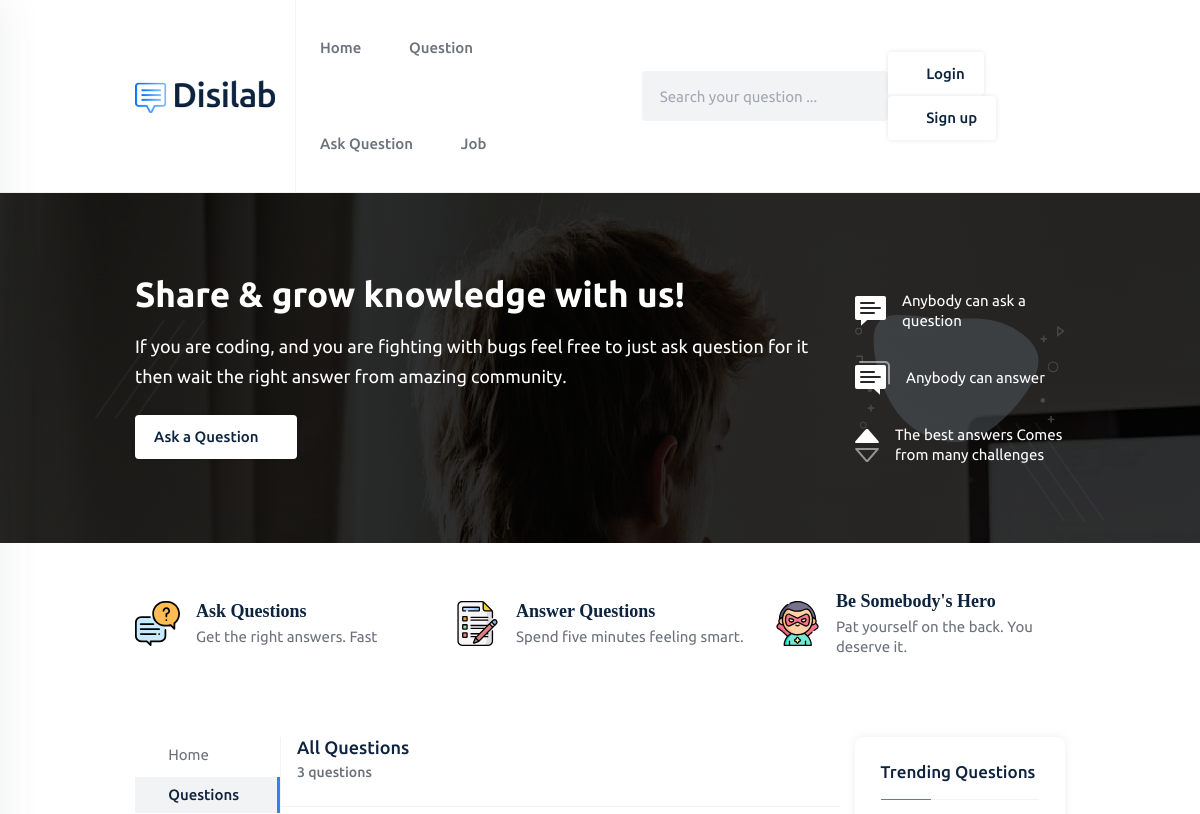
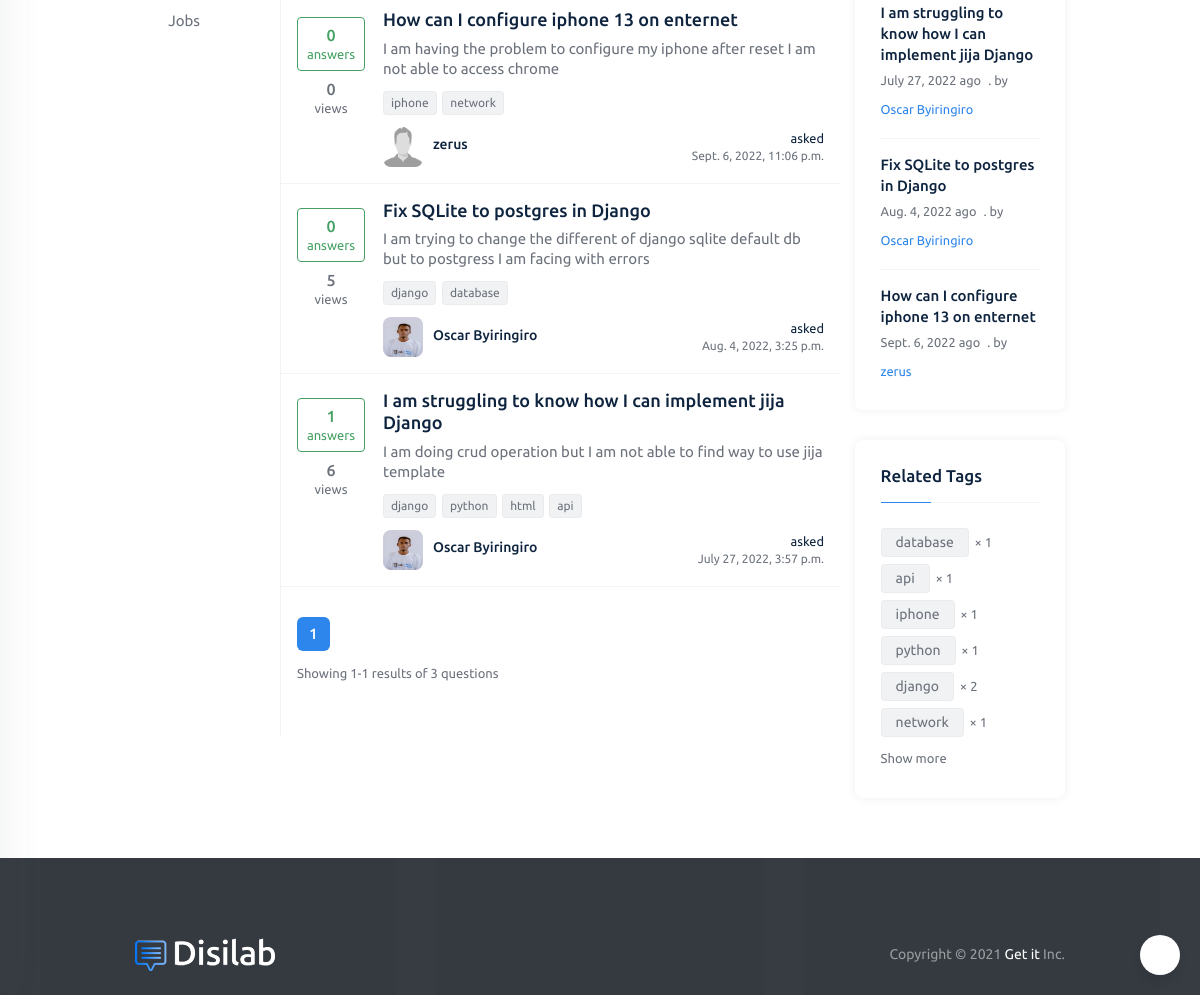
The page /question/ on the database its author committed (2 pictures, top to bottom).
### questions/models.py (models this page shows, shortened)
class Questions_stuff(models.Model):
    title = models.CharField(max_length=100)
    detail = models.TextField(default='')
    body = HTMLField()
    owner = models.ForeignKey(User, on_delete=models.CASCADE)
    viewed = models.PositiveIntegerField()
    tag = models.CharField(max_length=200)
    email_notify = models.BooleanField(default=False)
    whatsapp_notify = models.BooleanField(default=False)
    publish_date = models.DateTimeField(auto_now_add=True)
    def tags_as_list(self):
        return self.tag.split(',')
    def get_count_answer(self):
        id_question = self.id
        ans = Answer_stuff.objects.filter(question__id=id_question)
        if ans.exists():
            final_count = ans.count()
        else:
            final_count = 0
        return final_count
    class Meta:
        verbose_name_plural = 'Question'

### authentication/models.py (models this page shows, shortened)
class Profile(models.Model):
    user = models.OneToOneField(User, on_delete=models.CASCADE)
    user_image = models.ImageField(upload_to='images/', default='profile.png', null=True, blank=True)
    location = models.CharField(max_length=100, null=True, blank=True)
    about_me = models.TextField(null=True, blank=True)
    github_link = models.URLField(default='https://github.com/', null=True, blank=True)
    website_link = models.URLField(default='https://www.google.com/', null=True, blank=True)
    backend_development = models.PositiveIntegerField(null=True, blank=True)
    frontend_development = models.PositiveIntegerField(null=True, blank=True)
    hardware = models.PositiveIntegerField(null=True, blank=True)
    uiandux = models.PositiveIntegerField(null=True, blank=True)
    artificial_intelligence = models.PositiveIntegerField(null=True, blank=True)
    badge = models.BooleanField(default=False)
    date_created = models.DateField(default=now)

class User(AbstractBaseUser):
    full_name = models.CharField(max_length=255, null=False)
    email = models.EmailField(
        verbose_name='email address',
        max_length=255,
        unique=True,
    )
    phone_number = PhoneNumberField(unique=True)
    is_verified = models.BooleanField(default=False)
    is_two_f_enable = models.BooleanField(default=False)
    is_active = models.BooleanField(default=True)
    staff = models.BooleanField(default=False)
    admin = models.BooleanField(default=False)
    USERNAME_FIELD = 'email'
    REQUIRED_FIELDS = ['full_name', 'phone_number']
    objects = UserManager()
    class Meta:
        app_label = 'authentication'

### home_view/views.py (the view)
# urls.py: path('question/', views.question, name="question"),
def question(request):
    all_questions = Questions_stuff.objects.filter().order_by('-publish_date')
    search_question = request.GET.get('search_question')
    if search_question != '' and search_question is not None:
        all_questions = Questions_stuff.objects.filter(
            Q(title__icontains=search_question) | Q(tag__icontains=search_question) | Q(body__in=search_question) | Q(
                detail__icontains=search_question)).distinct()
    all_answer = Answer_stuff.objects.all()
    profile_detail = Profile.objects.all()
    paginator = Paginator(all_questions, 8)
    page_number = request.GET.get('page')
    try:
        posts = paginator.page(page_number)
    except PageNotAnInteger:
        posts = paginator.page(1)
    except EmptyPage:
        posts = paginator.page(paginator.num_pages)
    trending_question = Questions_stuff.objects.filter().order_by('-viewed')
    context = {
        'questions': all_questions,
        'profile_detail': profile_detail,
        'posts': posts,
        'all_questions_count': all_questions.count(),
        'trending_question': trending_question[:4]
    }
    return render(request, 'question.html', context)

### home_view/templates/question.html (shortened to what this page needs)
{% extends 'base_white.html' %}
{% load static %}
{% block content %}
<section class="hero-area pt-80px pb-60px hero-bg-1">
    <div class="overlay"></div>
    <span class="stroke-shape stroke-shape-1"></span>
    <span class="stroke-shape stroke-shape-2"></span>
    <span class="stroke-shape stroke-shape-3"></span>
    <span class="stroke-shape stroke-shape-4"></span>
    <span class="stroke-shape stroke-shape-5"></span>
    <span class="stroke-shape stroke-shape-6"></span>
    <div class="container">
        <div class="row align-items-center">
            <div class="col-lg-9">
                <div class="hero-content">
                    <h2 class="section-title pb-3 text-white">Share & grow knowledge with us!</h2>
                    <p class="section-desc text-white">If you are coding, and you are fighting with bugs feel free to just ask question for it
                        then wait the right answer from amazing community.
                    </p>
                    <div class="hero-btn-box py-4">
                        <a href="{% url 'ask_question' %}" class="btn theme-btn theme-btn-white">Ask a Question <i class="la la-arrow-right icon ml-1"></i></a>
                    </div>
                </div>
            </div>
            <div class="col-lg-3">
                <div class="hero-list hero-list-bg">
                    <div class="d-flex align-items-center pb-30px">
                        <img src="{% static 'home/images/anonymousHeroQuestions.svg' %}" alt="question icon" class="mr-3">
                        <p class="fs-15 text-white lh-20">Anybody can ask a question</p>
                    </div>
                    <div class="d-flex align-items-center pb-30px">
                        <img src="{% static 'home/images/anonymousHeroAnswers.svg' %}" alt="question answer icon" class="mr-3">
                        <p class="fs-15 text-white lh-20">Anybody can answer</p>
                    </div>
                    <div class="d-flex align-items-center">
                        <img src="{% static 'home/images/anonymousHeroUpvote.svg' %}" alt="vote icon" class="mr-3">
                        <p class="fs-15 text-white lh-20">The best answers Comes from many challenges</p>
                    </div>
                </div>
            </div>
        </div>
    </div>
</section>
<section class="question-area">
    <div class="container">
        <div class="row pt-5">
            <div class="col-lg-4 media align-items-center pb-30px responsive-column-half">
                <div class="media-body">
                    <h5 class="fs-18 mb-1 theme-font-2 fw-bold">Ask Questions</h5>
                    <p class="fs-15 lh-20">Get the right answers. Fast</p>
                </div>
            </div>
            <div class="col-lg-4 media align-items-center pb-30px responsive-column-half">
                <div class="media-body">
                    <h5 class="fs-18 mb-1 theme-font-2 fw-bold">Answer Questions</h5>
                    <p class="fs-15 lh-20">Spend five minutes feeling smart.</p>
                </div>
            </div>
            <div class="col-lg-4 media align-items-center pb-30px responsive-column-half">
                <div class="media-body">
                    <h5 class="fs-18 mb-1 theme-font-2 fw-bold">Be Somebody's Hero</h5>
                    <p class="fs-15 lh-20">Pat yourself on the back. You deserve it.</p>
                </div>
            </div>
        </div>
    </div>
</section>
<section class="question-area pt-50px pb-30px">
    <div class="container">
        <div class="row">
            <div class="col-lg-2 pr-0">
                <div class="sidebar pb-45px position-sticky top-0">
                    <ul class="generic-list-item generic-list-item-highlight fs-15">
                        <li class="lh-26"><a href="{% url 'home' %}"><i class="la la-home mr-1 text-black"></i> Home</a></li>
                        <li class="lh-26 active"><a href="{% url 'question' %}"><i class="la la-globe mr-1 text-black"></i> Questions</a></li>
                        <li class="lh-26"><a href="{% url 'job_list' %}"><i class="la la-mouse mr-1 text-black"></i> Jobs</a></li>
                    </ul>
                </div>
            </div>
            <div class="col-lg-7 px-0">
                <div class="question-main-bar border-left border-left-gray pb-50px">
                    <div class="filters pb-4 pl-3 d-flex align-items-center justify-content-between">
                        <div class="mr-3">
                            <h3 class="fs-18 fw-medium">All Questions</h3>
                            <p class="pt-1 fs-14 fw-medium lh-20">{{ all_questions_count }} questions</p>
                        </div>
                    </div>
                    <div class="questions-snippet border-top border-top-gray">
                        {% for question in posts %}
                        <div class="media media-card rounded-0 shadow-none mb-0 bg-transparent p-3 border-bottom border-bottom-gray">
                            <div class="votes text-center votes-2">
                                <div class="answer-block answered my-2">
                                         <span class="answer-counts d-block lh-20 fw-medium">{{ question.get_count_answer }}</span>
                                    <span class="answer-text d-block fs-13 lh-18">answers</span>
                                </div>
                                <div class="view-block">
                                    <span class="view-counts d-block lh-20 fw-medium">{{ question.viewed }}</span>
                                    <span class="view-text d-block fs-13 lh-18">views</span>
                                </div>
                            </div>
                            <div class="media-body">
                                <h5 class="mb-2 fw-medium"><a href="{% url 'question_detail' question.id %}">{{ question.title }}</a></h5>
                                <p class="mb-2 truncate lh-20 fs-15">{{ question.detail }}</p>
                                <div class="tags">
                                    {% for tag in question.tags_as_list %}
                                    <a href="#" class="tag-link">{{ tag }}</a>
                                        {% endfor %}
                                </div>
                                <div class="media media-card user-media align-items-center px-0 border-bottom-0 pb-0">
                                    {% for profile in profile_detail %}
                                        {% if question.owner_id == profile.user_id %}
                                    <a href="{% url 'view_profile_outside' question.id %}" class="media-img d-block">
                                        <img src="{{ profile.user_image.url }}" alt="avatar">
                                    </a>
                                        {% endif %}
                                        {% endfor %}
                                    <div class="media-body d-flex flex-wrap align-items-center justify-content-between">
                                        <div>
                                            <h5 class="pb-1"><a href="{% url 'view_profile_outside' question.id %}">{{ question.owner.full_name }}</a></h5>
                                        </div>
                                        <small class="meta d-block text-right">
                                            <span class="text-black d-block lh-18">asked</span>
                                            <span class="d-block lh-18 fs-12">{{ question.publish_date }}</span>
                                        </small>
                                    </div>
                                </div>
                            </div>
                        </div>
                        {% endfor %}
                    </div>
                    <div class="pager d-flex flex-wrap align-items-center justify-content-between pt-30px px-3">
                        <div>
                            <nav aria-label="Page navigation example">
                                <ul class="pagination generic-pagination pr-1">
                                    <li class="page-item active"><a class="page-link" href="#">{{ posts.number }}</a></li>
                                </ul>
                            </nav>
                            <p class="fs-13 pt-2">Showing {{posts.number}}-{{ posts.paginator.num_pages }} results of {{ posts.paginator.count }} questions</p>
                        </div>
                    </div>
                </div>
            </div>
            <div class="col-lg-3">
                <div class="sidebar">
                    <div class="card card-item">
                        <div class="card-body">
                            <h3 class="fs-17 pb-3">Trending Questions</h3>
                            <div class="divider"><span></span></div>
                            <div class="sidebar-questions pt-3">
                                {% for question in trending_question %}
                                <div class="media media-card media--card media--card-2">
                                    <div class="media-body">
                                        <h5><a href="{% url 'question_detail' question.id %}">{{ question.title }}</a></h5>
                                        <small class="meta">
                                            <span class="pr-1">{{ question.publish_date.date }} ago</span>
                                            <span class="pr-1">. by</span>
                                            <a href="#" class="author">{{ question.owner.full_name }}</a>
                                        </small>
                                    </div>
                                </div>
                                {% endfor %}
                            </div>
                        </div>
                    </div>
                    <div class="card card-item">
                        <div class="card-body">
                            <h3 class="fs-17 pb-3">Related Tags</h3>
                            <div class="divider"><span></span></div>
                            <div class="tags pt-4">
                                {% for tag, tag_count in all_tag %}
                                <div class="tag-item">
                                    <a href="#" class="tag-link tag-link-md">{{ tag }}</a>
                                    <span class="item-multiplier fs-13">
                                    <span>×</span>
                                    <span>{{ tag_count }}</span>
                                </span>
                                </div>
                                {% endfor %}
                                <a class="collapse-btn fs-13" data-toggle="collapse" href="#showMoreTags" role="button" aria-expanded="false" aria-controls="showMoreTags">
                                    <span class="collapse-btn-hide">Show more<i class="la la-angle-down ml-1 fs-11"></i></span>
                                </a>
                            </div>
                        </div>
                    </div>
                </div>
            </div>
        </div>
    </div>
</section>
{% endblock %}

### rows shown on the page
Questions_stuff: get_count_answer "0", viewed "0", title "How can I configure iphone 13 on enternet", detail "I am having the problem to configure my iphone after reset I am not able to access chrome", tags_as_list "iphone" "network", owner.full_name "zerus", publish_date "Sept. 6, 2022, 11:06 p.m.", publish_date "Sept. 6, 2022"
Profile: user_image (placeholder picture)
Questions_stuff: get_count_answer "0", viewed "5", title "Fix SQLite to postgres in Django", detail "I am trying to change the different of django sqlite default db but to postgress I am facing with errors", tags_as_list "django" "database", owner.full_name "Oscar Byiringiro", publish_date "Aug. 4, 2022, 3:25 p.m.", publish_date "Aug. 4, 2022"
Profile: user_image (picture)
Questions_stuff: get_count_answer "1", viewed "6", title "I am struggling to know how I can implement jija Django", detail "I am doing crud operation but I am not able to find way to use jija template", tags_as_list "django" "python" "html" "api", owner.full_name "Oscar Byiringiro", publish_date "July 27, 2022, 3:57 p.m.", publish_date "July 27, 2022"

### other values the page prints
{{ all_questions_count }} "3"
{{ posts.number }} "1"
{{ posts.paginator.num_pages }} "1"
{{ posts.paginator.count }} "3"
{{ tag }} "database" "api" "iphone" "python" "django" "network"
{{ tag_count }} "1" "1" "1" "1" "2" "1"
